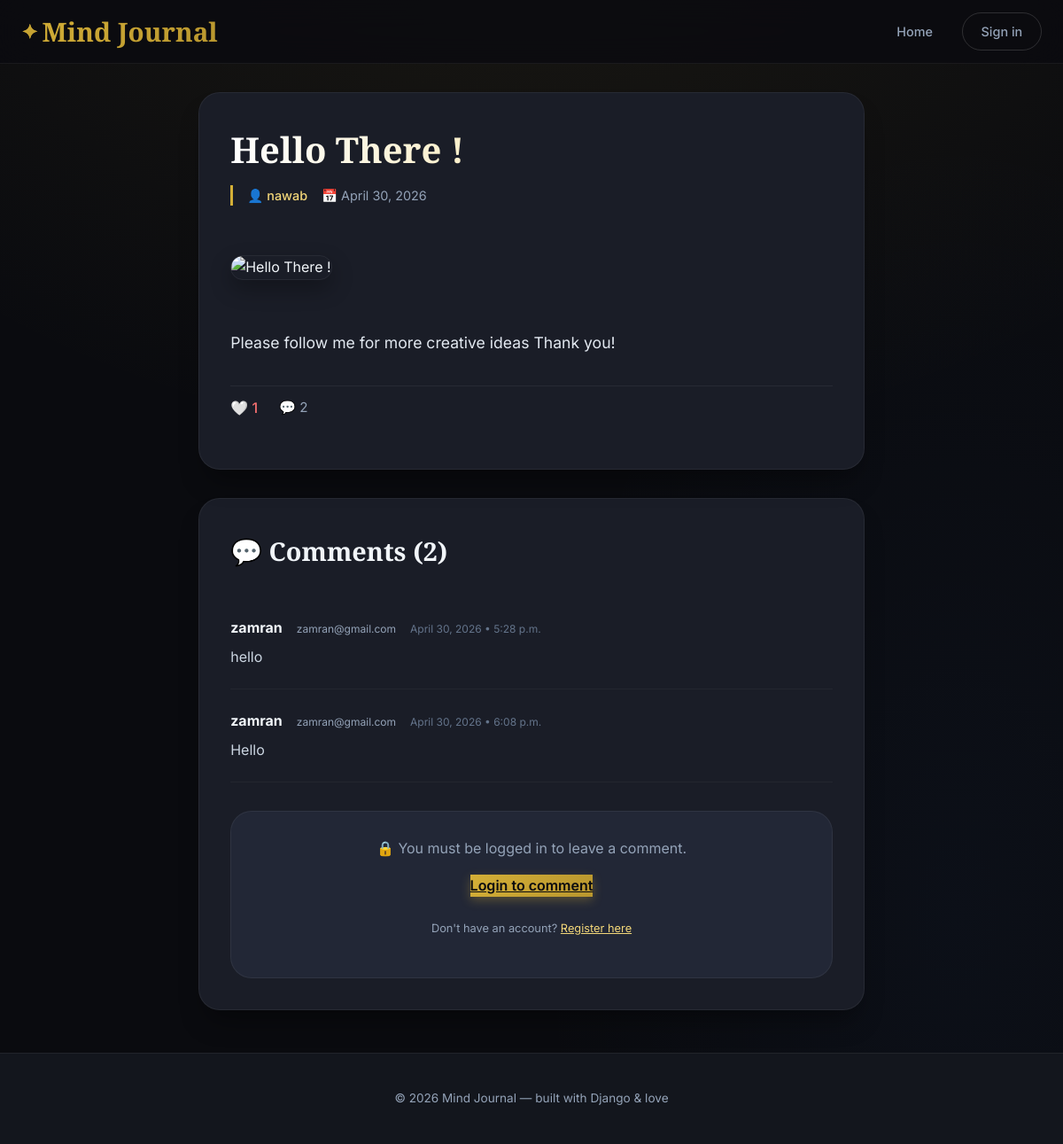
The page /post/8/ on the database its author committed.
### blog/models.py (models this page shows, shortened)
class Post(models.Model):
    STATUS_CHOICES = (
        ('pending', 'Pending Approval'),
        ('published', 'Published'),
        ('draft', 'Draft'),
    )
    title = models.CharField(max_length=200)
    content = models.TextField()
    date_posted = models.DateTimeField(default=timezone.now)
    author = models.ForeignKey(User, on_delete=models.CASCADE)
    image = CloudinaryField('image', blank=True, null=True, folder='post_images')
    status = models.CharField(max_length=10, choices=STATUS_CHOICES, default='pending')
    def total_likes(self):
        return self.likes.count()

class Comment(models.Model):
    post = models.ForeignKey(Post, on_delete=models.CASCADE, related_name='comments')
    user = models.ForeignKey(User, on_delete=models.CASCADE, null=True, blank=True)
    name = models.CharField(max_length=80, blank=True, null=True)
    email = models.EmailField(blank=True, null=True)
    body = models.TextField(validators=[MinLengthValidator(3)])
    created = models.DateTimeField(auto_now_add=True)
    updated = models.DateTimeField(auto_now=True)
    active = models.BooleanField(default=True)
    class Meta:
        ordering = ['created']

### blog/views.py (the view, shortened to what this page needs)
# urls.py: path('post/<int:pk>/', views.PostDetailView.as_view(), name='post-detail'),
class PostDetailView(DetailView):
    model = Post
    template_name = 'blog/post_detail.html'
    def dispatch(self, request, *args, **kwargs):
        post = self.get_object()
        if post.status == 'published' or request.user == post.author or request.user.is_staff:
            return super().dispatch(request, *args, **kwargs)
        else:
            from django.http import Http404
            raise Http404("This post is not available.")
    def get_context_data(self, **kwargs):
        context = super().get_context_data(**kwargs)
        context['comments'] = self.object.comments.filter(active=True)
        if self.request.user.is_authenticated:
            context['form'] = CommentForm()
            context['user_liked'] = self.object.likes.filter(user=self.request.user).exists()
        else:
            context['form'] = None
            context['user_liked'] = False
        return context

### blog/templates/blog/post_detail.html (shortened to what this page needs)
<!DOCTYPE html>
<html lang="en">
<head>
</head>
<body>
<nav class="navbar">
    <div class="nav-inner">
        <div class="logo"><a href="{% url 'blog-home' %}">Mind Journal</a></div>
        <div class="nav-links">
            <a href="{% url 'blog-home' %}">Home</a>
            {% if user.is_authenticated %}
                <a href="{% url 'profile' user.username %}">Profile</a>
                <a href="{% url 'post-create' %}" class="btn-primary">Write story</a>
                <form action="{% url 'logout' %}" method="post" style="margin:0">
                    {% csrf_token %}
                    <button type="submit" class="btn-outline">Sign out</button>
                </form>
            {% else %}
                <a href="{% url 'login' %}" class="btn-outline">Sign in</a>
            {% endif %}
        </div>
    </div>
</nav>
<main class="container">
    <article class="post-card">
        <h1 class="post-title">{{ post.title }}</h1>
        <div class="post-meta">
            <span>👤 <a href="{% url 'profile' post.author.username %}">{{ post.author.get_full_name|default:post.author.username }}</a></span>
            <span>📅 {{ post.date_posted|date:"F j, Y" }}</span>
        </div>
        {% if post.image %}
            <img src="{{ post.image.url }}" alt="{{ post.title }}" class="post-detail-image">
        {% endif %}
        <div class="post-content">
            {{ post.content|linebreaks }}
        </div>
        <div class="post-stats">
            <a href="{% url 'like_post' post.id %}" class="like-btn">
                {% if user_liked %}
                    ❤️ {{ post.total_likes }}
                {% else %}
                    🤍 {{ post.total_likes }}
                {% endif %}
            </a>
            <span class="stats-comment">💬 {{ comments|length }}</span>
        </div>
    </article>
    <div class="comments-section">
        <h2 class="comments-title">💬 Comments ({{ comments.count }})</h2>
        {% for comment in comments %}
            <div class="comment">
                <div class="comment-header">
                    <div class="comment-author">
                        {% if comment.user %}
                            {{ comment.user.get_full_name|default:comment.user.username }}
                        {% else %}
                            {{ comment.name }}
                        {% endif %}
                    </div>
                    {% if comment.email %}
                        <span class="comment-email">{{ comment.email }}</span>
                    {% endif %}
                    <span class="comment-date">{{ comment.created|date:"F j, Y • g:i a" }}</span>
                </div>
                <div class="comment-body">
                    {{ comment.body|linebreaks }}
                </div>
            </div>
        {% empty %}
            <div class="empty-comments">
                ✨ No comments yet. Be the first to share your thoughts.
            </div>
        {% endfor %}
        {% if user.is_authenticated %}
            <div class="comment-form">
                <h3>Leave a reply</h3>
                <form method="post">
                    {% csrf_token %}
                    <div class="form-group">
                        <label for="id_body">Your comment</label>
                        <textarea name="body" id="id_body" rows="4" required placeholder="Write something..."></textarea>
                    </div>
                    <button type="submit" class="btn-submit">Post comment →</button>
                </form>
            </div>
        {% else %}
            <div class="login-prompt">
                <p>🔒 You must be logged in to leave a comment.</p>
                <a href="{% url 'login' %}?next={{ request.path }}" class="btn-primary">Login to comment</a>
                <p style="margin-top: 0.8rem; font-size: 0.8rem;">Don't have an account? <a href="{% url 'register' %}" style="color: var(--accent-light);">Register here</a></p>
            </div>
        {% endif %}
    </div>
</main>
<footer class="footer">
    <p>© 2026 Mind Journal — built with Django & love</p>
</footer>
</body>
</html>

### rows shown on the page
Post: author.get_full_name "nawab", date_posted "April 30, 2026", content "Please follow me for more creative ideas Thank you!", total_likes "1"
Comment: name "zamran", email "zamran@gmail.com", created "April 30, 2026 • 5:28 p.m.", body "hello"
Comment: user.get_full_name "zamran", email "zamran@gmail.com", created "April 30, 2026 • 6:08 p.m.", body "Hello"

### other values the page prints
{{ comments|length }} "2"
{{ comments.count }} "2"
